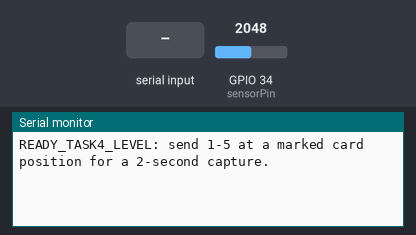
Recording of a sketch running on a simulated ESP32. On the bench: the last lines printed to the serial monitor. The inputs (shaded band) are chosen by the test bench; at power-on: GPIO 34 (sensorPin) = 2048 (analog values on the 0–4095 scale).

Above: at 1.2 s.
1.3 s: "1" received over Serial
At 3.8 s:
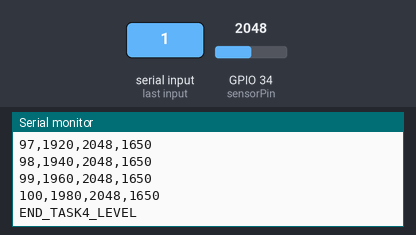
4.3 s: "2" received over Serial
5.8 s: GPIO 34 (sensorPin) set to 2866
At 7.3 s:
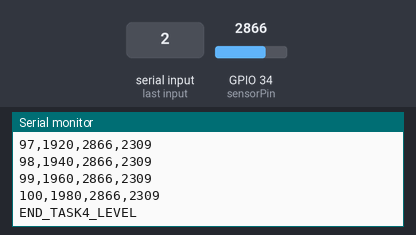
Timing chart, 0 to 8.8 s (numbered marks = the images above; inputs shaded):
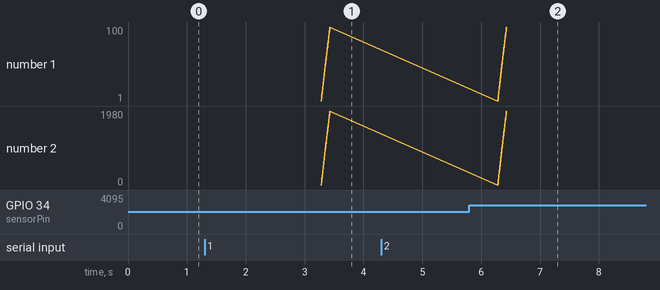

The sketch:

task4-ldr-sweep.ino
```cpp
#include <Arduino.h>

constexpr int sensorPin = 34;
constexpr int sampleCount = 100;
constexpr uint32_t sampleIntervalMs = 20;
uint16_t raw[sampleCount];
uint16_t millivolts[sampleCount];
uint32_t elapsedMs[sampleCount];

void captureLevel(char level) {
  const uint32_t start = millis();
  for (int i = 0; i < sampleCount; ++i) {
    while (millis() - start < static_cast<uint32_t>(i) * sampleIntervalMs) {
      delay(1);
    }
    elapsedMs[i] = millis() - start;
    raw[i] = analogRead(sensorPin);
    millivolts[i] = analogReadMilliVolts(sensorPin);
  }
  Serial.printf("BEGIN_TASK4_LEVEL level=%c,start_ms=%lu\n", level, (unsigned long)start);
  Serial.println("sample,elapsed_ms,raw_adc,adc_mV_separate_conversion");
  for (int i = 0; i < sampleCount; ++i) {
    Serial.printf("%d,%lu,%u,%u\n", i + 1, (unsigned long)elapsedMs[i], raw[i], millivolts[i]);
  }
  Serial.println("END_TASK4_LEVEL");
}

void setup() {
  Serial.begin(115200);
  analogReadResolution(12);
  analogSetPinAttenuation(sensorPin, ADC_11db);
  Serial.println("READY_TASK4_LEVEL: send 1-5 at a marked card position for a 2-second capture.");
}

void loop() {
  if (Serial.available() == 0) {
    delay(1);
    return;
  }
  const char command = Serial.read();
  if (command >= '1' && command <= '5') {
    captureLevel(command);
  }
}
```

Measured:
- after the input at 1.3 s, the serial monitor: prints a new line after 2.0 s (image 1)
